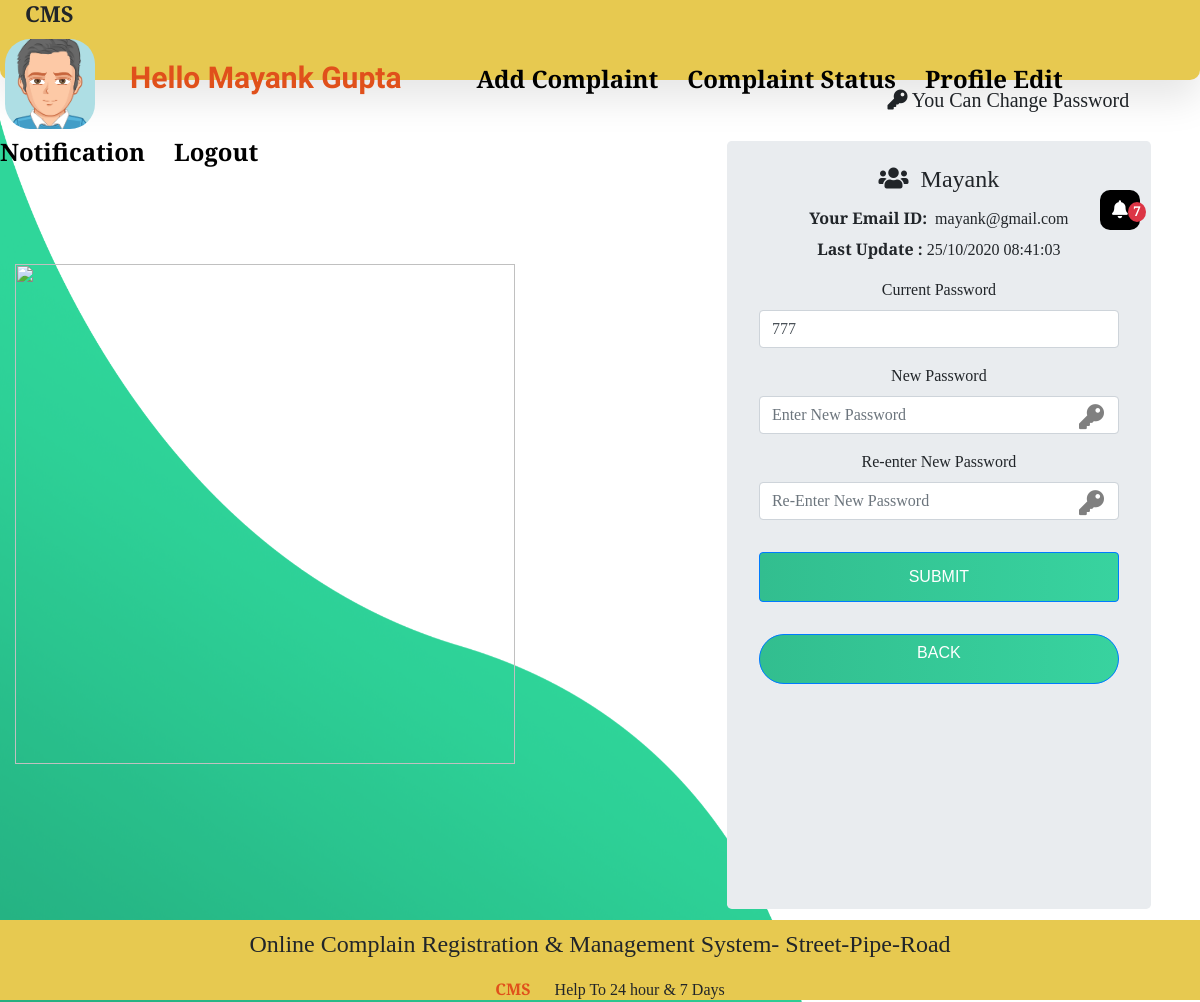
The app's page /USER_WORK/changepwd.php (signed in) with its own data.
### tables this page shows
CREATE TABLE `usertb` (
  `user_id` int(11) NOT NULL,
  `user_name` varchar(20) NOT NULL,
  `last_name` varchar(20) NOT NULL,
  `user_email` varchar(100) NOT NULL,
  `user_role` varchar(100) NOT NULL,
  `user_image` varchar(255) NOT NULL,
  `user_city` varchar(100) NOT NULL,
  `pwd` varchar(255) NOT NULL,
  `security_que` varchar(100) NOT NULL,
  `sequrity_ans` varchar(100) NOT NULL,
  `contact` varchar(100) NOT NULL,
  `user_area` varchar(50) NOT NULL,
  `user_pincode` varchar(12) NOT NULL,
  `account_time` timestamp NOT NULL DEFAULT current_timestamp()
);

### USER_WORK/changepwd.php (the view, shortened to what this page needs)
<?php
include("partial/_dbconnect.php");
include("partial/link.php");
?>
<body>
    <div class="wrapper" style="margin-bottom:5%">
        <?php include("partial/header.php"); ?>
        <div class="container" id="createcontainer">
            <div class="img">
                <img src="image/fr_pwd1.jpg" data-aos="fade-left" data-aos-duration="1000">
            </div>
            <div class="login-content">
            <div class="accountpassword" style="margin:5%" data-aos="fade-left" data-aos-duration="1000">
                <div class="aheader">
                    <h5><i class="fas fa-key"></i> <span>You Can Change Password</span></h5>
                </div>
                <div class="container" style="width: 80%;">
                    <div class="jumbotron pt-4 pb-4">
                        <?php
                             if(isset($_SESSION['loggedin']) && $_SESSION['loggedin']==true)
                             {
                                $uemail=$_SESSION['useremail'];
                                  $sql="SELECT * FROM `usertb` WHERE `user_email`='$uemail'";
                                $result=mysqli_query($conn,$sql);
                                while($row = mysqli_fetch_assoc($result))
                                {
                                    $aname=$row["user_name"];
                                    echo '<h4 class="mb-3"><i class="fas fa-users"></i>&nbsp;&nbsp;'.ucfirst($aname).'</h4>';
                                    echo '<h6><b>Your Email ID:</b>&nbsp;&nbsp;'.$row["user_email"].'</h6>';
                                    $almtime=date_create($row["account_time"]);
                                    echo ' <p><b>Last Update :</b>
                                    <span>'.date_format($almtime, 'd/m/Y H:i:s').'</span></p>';
                       echo ' <form action="" method="post" onsubmit="return checkforblank()" name="changpwd" id="changpwd">
                            <div class="form-group">
                                <label for="current password">Current Password</label>
                                <input type="text" value="'.$row["pwd"].'" class="form-control" id="opwd" name="opwd"
                                    aria-describedby="emailHelp" placeholder="Enter Current Password">
                            </div>
                            <div class="form-group">
                                <label for="new password"> New Password</label>
                                <input type="password" class="form-control" id="npwd" name="npwd"
                                    placeholder="Enter New Password" required >
                                    <i class="fas fa-key" onclick="show2()"></i>
                            </div>
                            <div class="form-group">
                                <label for="Reenter password">Re-enter New Password</label>
                               <span>
                                <input type="password" class="form-control" id="rpwd" name="rpwd"
                                    placeholder="Re-Enter New Password" required >
                                <i class="fas fa-key" onclick="show()"></i>
                                </span>
                            </div>
                            <button type="submit" name="submit" class="btn btn-primary">Submit</button>
                            <a href="changeinfo.php" style="border-radius:25px;" class="btn btn-primary">Back</a>
                        </form>';
                    }
                }
                ?>
                    </div>
                </div>
            </div>
            </div>
        </div>
    </div>
    <?php include("partial/footer.php"); ?>
</body>
</html>

### USER_WORK/partial/header.php (shortened to what this page needs)
<?php
   include("_dbconnect.php");
?>
    <div class="nav">
            <div class="logo">
                <h4>CMS</h4>
            </div>
            <div class="links">
            <?php
             if(isset($_SESSION['loggedin']) && $_SESSION['loggedin']==true)
             {
                $uemail=$_SESSION['useremail'];
                $sql="SELECT * FROM `usertb` WHERE `user_email`='$uemail'";
                $result=mysqli_query($conn,$sql);
                while($row = mysqli_fetch_assoc($result))
                {
                    $aname=ucfirst($row["user_name"]);
                    $lname=ucfirst($row["last_name"]);
                    $uimage=$row["user_image"];
                    echo '<img src="'.$uimage.'" height="100px" width="100px" style="
            border-radius:30px;
           margin-right:30px;
           padding:5px;
            ">';
                    echo '<a href="index.php"><span style="color:#e0501b;font-size: 2.5vw" class="titlename">Hello '.$aname.' '.$lname.'</span>&nbsp;&nbsp;&nbsp;&nbsp;&nbsp;&nbsp;&nbsp;&nbsp;</a>';
                }
                echo '<a href="add_complaint.php">Add Complaint</a>
                <a href="view_complaint.php">Complaint Status</a>
                <a href="changeinfo.php">Profile Edit</a>
                <a href="shownotification.php">Notification</a>
                <a href="logout.php">Logout</a>';
                echo '
                <a>
                <div class="dropdown">
                    <a class="dropdown-toggle"  id="dropdownMenuButton" style=" background: #fff;
                        color: #fff;
                        right: 10px;
                        top: 20px;
                        padding: 2px 12px;
                        position:absolute;
                        display: block;
                        font-size: 18px;
                        width: 40px;
                        height: 40px;
                        cursor: pointer;
                        line-height: 35px;
                        text-align: center;
                        border-radius: 10px;
                        transition: 0.3s;
                        background-color:black;
                        " data-toggle="dropdown" aria-haspopup="true" aria-expanded="false">';
                        $usid=$_SESSION['user_id'];
                        $nsql="select * from notify where (`sender_user_role`='admin') AND reciver_id='$usid' AND status=0";
                        $nresult=mysqli_query($conn, $nsql);
                        $ncount= mysqli_num_rows($nresult);
                            echo ' <i class="fas fa-bell" ></i><span
                                class="badge badge-danger"
                                style="border-radius: 50%; top:-18px; left:-5px">'.$ncount.'</span>
                   </a>
                    <div class="dropdown-menu" style="width: 400px;
                    padding-top: 0px;
                    position: absolute;
                    will-change: transform;
                    right: -100px;
                    top: 0px;
                    left: 0px;
                    transform: translate3d(542px, 60px, 0px);" aria-labelledby="dropdownMenuButton">
                    ';
                    echo'
                    </div>
              </div>
              </a>';
            }
    ?>
            </div>
        </div>

### USER_WORK/css/style.css (style rules this page uses)
* { margin: 0; padding: 0; font-family: 'Slabo 27px', serif; }
.titlename { font-family: 'Kaushan Script', cursive; }
.nav { box-shadow: 0 10px 29px 0 rgba(68, 88, 144, 0.1); position: fixed; z-index: 1000; top: 0; right: 0; left: 0; height: 80px; display: flex; flex-direction: row; justify-content: space-between; align-items: center; padding: 0 25px 0 25px; background-color: #E7C950; box-shadow: 0 19px 38px rgba(0, 0, 0, 0.10); border-bottom-left-radius: 10px; border-bottom-right-radius: 10px; }
.nav .links a { margin-right: 25px; font-size: 24px; font-weight: 600; color: #000; text-decoration: none; }
.nav h4 { font-size: 22px; font-weight: bold; margin-left: 25px; }
.container { width: 100vw; height: 100vh; display: grid; grid-template-columns: repeat(2, 1fr); grid-gap: 7rem; padding: 0 2rem; }
#createcontainer { width: 1000px; margin-right: 90%; }
.container .img { display: flex; justify-content: flex-end; align-items: center; }
.container .login-content { display: flex; justify-content: flex-start; text-align: center; align-items: center; }
.img img { width: 500px; }
.container form { width: 360px; }
form a { display: block; text-align: right; text-decoration: none; color: #999; font-size: 0.9rem; transition: .3s; }
.btn { display: block; width: 100%; height: 50px; border-radius: 25px; outline: none; border: none; background-image: linear-gradient(to right, #32be8f, #38d39f, #32be8f); background-size: 200%; font-size: 1.2rem; color: #fff; font-family: 'Poppins', sans-serif; text-transform: uppercase; margin: 1rem 0; cursor: pointer; transition: .5s; }
.container { margin-top: 5%; width: 100vw; height: 100vh; display: grid; grid-template-columns: repeat(2, 1fr); grid-gap: 7rem; padding: 0 2rem; }

### USER_WORK/changepwd.php (style rules this page uses)
form i { position:absolute; font-size:25px; color:gray; }
i.fa-key { margin:-30px 0 0 140px; }

### records on screen
usertb: user_image (picture), user_name "Mayank", last_name "Gupta", user_email "mayank@gmail.com", account_time "25/10/2020 08:41:03", opwd "777"

### other values on screen
$ncount "7"
